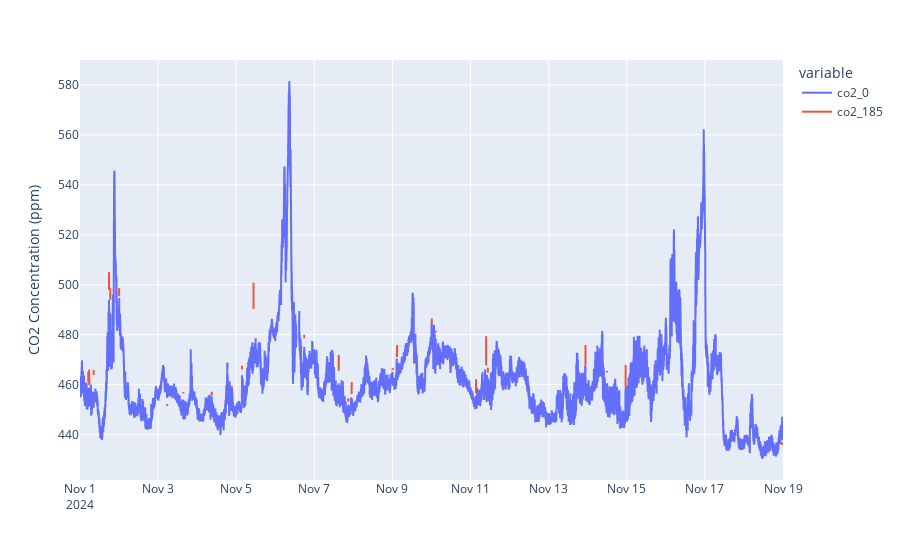

Source (notebook cell):
### Code cell
plot_extracted_data(df_site, filter_flag=False)

### Figure 1 — Plotly figure (JSON) as saved in the notebook; plotly's stock layout.template omitted (floating-point values rounded to 4 significant figures; data arrays with more than 128 entries replaced by an {"elided": "..."} marker saying what was removed)
{"data": [{"connectgaps": false, "hovertemplate": "variable=co2_0<br>creation_timestamp=%{x}<br>value=%{y}<extra></extra>", "legendgroup": "co2_0", "line": {"color": "#636efa", "dash": "solid"}, "marker": {"symbol": "circle"}, "mode": "lines", "name": "co2_0", "showlegend": true, "type": "scattergl", "x": {"elided": "25445 str values"}, "xaxis": "x", "y": {"elided": "25445 float values"}, "yaxis": "y"}, {"connectgaps": false, "hovertemplate": "variable=co2_185<br>creation_timestamp=%{x}<br>value=%{y}<extra></extra>", "legendgroup": "co2_185", "line": {"color": "#EF553B", "dash": "solid"}, "marker": {"symbol": "circle"}, "mode": "lines", "name": "co2_185", "showlegend": true, "type": "scattergl", "x": {"elided": "25445 str values"}, "xaxis": "x", "y": {"elided": "25445 float values"}, "yaxis": "y"}], "layout": {"legend": {"title": {"text": "variable"}, "tracegroupgap": 0}, "margin": {"t": 60}, "title": {"text": ""}, "xaxis": {"anchor": "y", "domain": [0, 1], "title": {"text": ""}}, "yaxis": {"anchor": "x", "domain": [0, 1], "title": {"text": "CO2 Concentration (ppm)"}}}}
